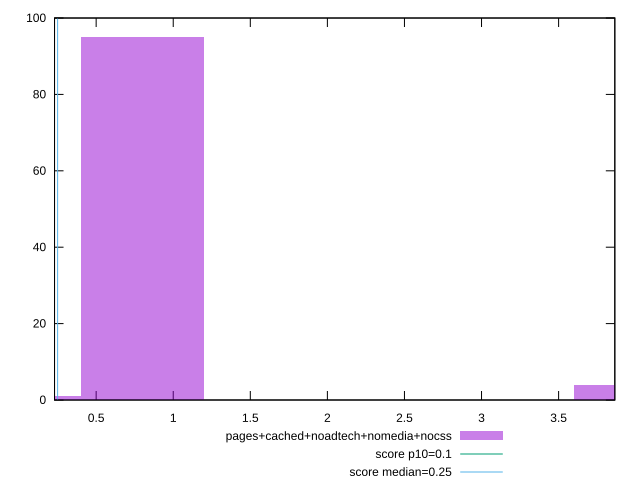

gnuplot code for this plot:
reset

$pagesCachedNoadtechNomediaNocss <<EOF
0 1
0.799943183172002 95
3.9997159158600097 4
EOF

set key outside below
set boxwidth 0.799943183172002
set xrange [0.23000520833333332:3.864670138888889]
set yrange [0:100]
set trange [0:100]
set style fill transparent solid 0.5 noborder

set parametric
set terminal svg size 640, 490 enhanced background rgb 'white'
set output "report_00017_2021-02-10T15-08-03.406Z/cumulative-layout-shift/comparison/histogram/4_vs_5.svg"

plot $pagesCachedNoadtechNomediaNocss title "pages+cached+noadtech+nomedia+nocss" with boxes, \
     0.1,t title "score p10=0.1", \
     0.25,t title "score median=0.25"

reset
